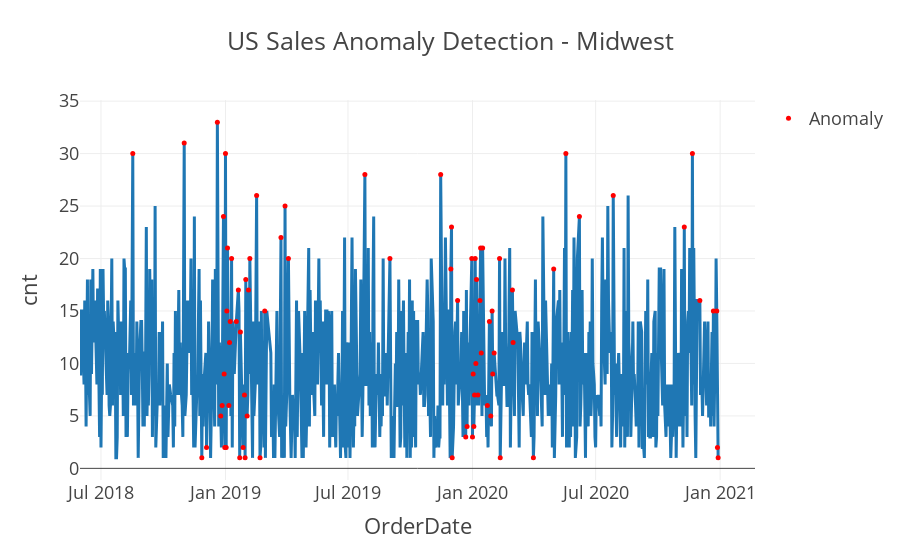

Here is the notebook cell this chart was saved with:
### Code cell
import plotly.graph_objects as go
# plot value on y-axis and date on x-axis
fig = px.line(iforest_results, x=iforest_results.index, y="cnt", title='US Sales Anomaly Detection - Midwest', template = 'presentation')
# create list of outlier_dates
outlier_dates = iforest_results[iforest_results['Anomaly'] == 1].index
# obtain y value of anomalies to plot
y_values = [iforest_results.loc[i]['cnt'] for i in outlier_dates]
fig.add_trace(go.Scatter(x=outlier_dates, y=y_values, mode = 'markers', 
                name = 'Anomaly', 
                marker=dict(color='red',size=5)))
        
fig.show()

### Figure 1 — Plotly figure (JSON) as saved in the notebook; plotly's stock layout.template omitted (floating-point values rounded to 4 significant figures; data arrays with more than 128 entries replaced by an {"elided": "..."} marker saying what was removed)
{"data": [{"hovertemplate": "OrderDate=%{x}<br>cnt=%{y}<extra></extra>", "legendgroup": "", "line": {"color": "#1F77B4", "dash": "solid"}, "mode": "lines", "name": "", "orientation": "v", "showlegend": false, "type": "scatter", "x": {"elided": "790 str values"}, "xaxis": "x", "y": {"elided": "790 int values"}, "yaxis": "y"}, {"marker": {"color": "red", "size": 5}, "mode": "markers", "name": "Anomaly", "type": "scatter", "x": ["2018-08-17T00:00:00", "2018-11-01T00:00:00", "2018-11-27T00:00:00", "2018-12-04T00:00:00", "2018-12-20T00:00:00", "2018-12-25T00:00:00", "2018-12-27T00:00:00", "2018-12-29T00:00:00", "2018-12-30T00:00:00", "2018-12-31T00:00:00", "2019-01-01T00:00:00", "2019-01-02T00:00:00", "2019-01-03T00:00:00", "2019-01-04T00:00:00", "2019-01-06T00:00:00", "2019-01-07T00:00:00", "2019-01-08T00:00:00", "2019-01-10T00:00:00", "2019-01-17T00:00:00", "2019-01-20T00:00:00", "2019-01-22T00:00:00", "2019-01-23T00:00:00", "2019-01-27T00:00:00", "2019-01-29T00:00:00", "2019-01-30T00:00:00", "2019-01-31T00:00:00", "2019-02-02T00:00:00", "2019-02-04T00:00:00", "2019-02-06T00:00:00", "2019-02-16T00:00:00", "2019-02-21T00:00:00", "2019-02-28T00:00:00", "2019-03-24T00:00:00", "2019-03-30T00:00:00", "2019-04-04T00:00:00", "2019-07-26T00:00:00", "2019-09-01T00:00:00", "2019-11-15T00:00:00", "2019-11-30T00:00:00", "2019-12-01T00:00:00", "2019-12-02T00:00:00", "2019-12-10T00:00:00", "2019-12-22T00:00:00", "2019-12-24T00:00:00", "2019-12-31T00:00:00", "2020-01-01T00:00:00", "2020-01-02T00:00:00", "2020-01-03T00:00:00", "2020-01-04T00:00:00", "2020-01-05T00:00:00", "2020-01-06T00:00:00", "2020-01-07T00:00:00", "2020-01-09T00:00:00", "2020-01-12T00:00:00", "2020-01-13T00:00:00", "2020-01-14T00:00:00", "2020-01-16T00:00:00", "2020-01-23T00:00:00", "2020-01-26T00:00:00", "2020-01-28T00:00:00", "2020-01-30T00:00:00", "2020-01-31T00:00:00", "2020-02-02T00:00:00", "2020-02-10T00:00:00", "2020-02-11T00:00:00", "2020-02-29T00:00:00", "2020-03-01T00:00:00", "2020-03-31T00:00:00", "2020-04-30T00:00:00", "2020-05-18T00:00:00", "2020-06-07T00:00:00", "2020-07-27T00:00:00", "2020-11-09T00:00:00", "2020-11-21T00:00:00", "2020-12-02T00:00:00", "2020-12-22T00:00:00", "2020-12-27T00:00:00", "2020-12-28T00:00:00", "2020-12-29T00:00:00"], "y": [30, 31, 1, 2, 33, 5, 6, 24, 9, 2, 30, 2, 15, 21, 6, 12, 14, 20, 14, 17, 1, 13, 2, 7, 1, 18, 5, 17, 20, 26, 1, 15, 22, 25, 20, 28, 20, 28, 19, 23, 1, 16, 3, 4, 20, 3, 9, 4, 7, 20, 10, 18, 7, 16, 21, 11, 21, 6, 14, 5, 15, 9, 11, 20, 1, 17, 12, 1, 19, 30, 24, 26, 23, 30, 16, 15, 15, 2, 1]}], "layout": {"legend": {"tracegroupgap": 0}, "title": {"text": "US Sales Anomaly Detection - Midwest"}, "xaxis": {"anchor": "y", "domain": [0, 1], "title": {"text": "OrderDate"}}, "yaxis": {"anchor": "x", "domain": [0, 1], "title": {"text": "cnt"}}}}
